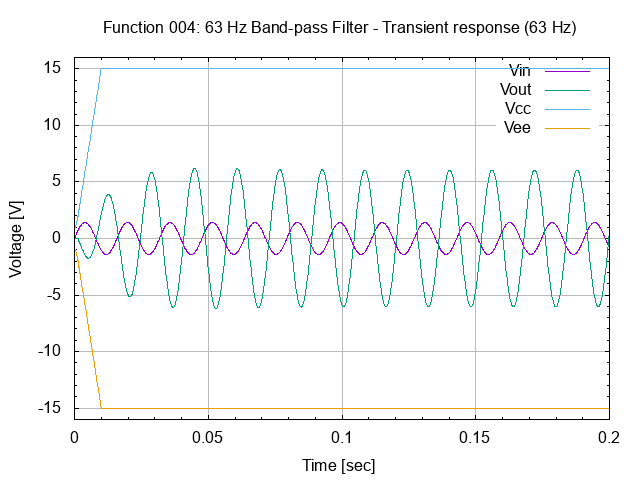

The gnuplot source for this figure:
# set terminal
set term png

# set graph
set output "26.004.00.01.01.01.png"
set title "Function 004: 63 Hz Band-pass Filter - Transient response (63 Hz)"

# setup Y-axis
set yrange [-16:16]
set grid ytics lt 1 lw 1 lc rgb "#bbbbbb"
set mytics
set ylabel "Voltage [V]"

# setup X-axis
set grid xtics lt 1 lw 1 lc rgb "#bbbbbb"
set mxtics
set xlabel "Time [sec]"

# setup plot style
set style data lines
plot '26.004.00.01.01.dat' using 1:2 title "Vin", \
     '26.004.00.01.01.dat' using 1:3 title "Vout", \
     '26.004.00.01.01.dat' using 1:4 title "Vcc", \
     '26.004.00.01.01.dat' using 1:5 title "Vee"

# set output back to default
set output

# reset terminal type
set terminal pop
